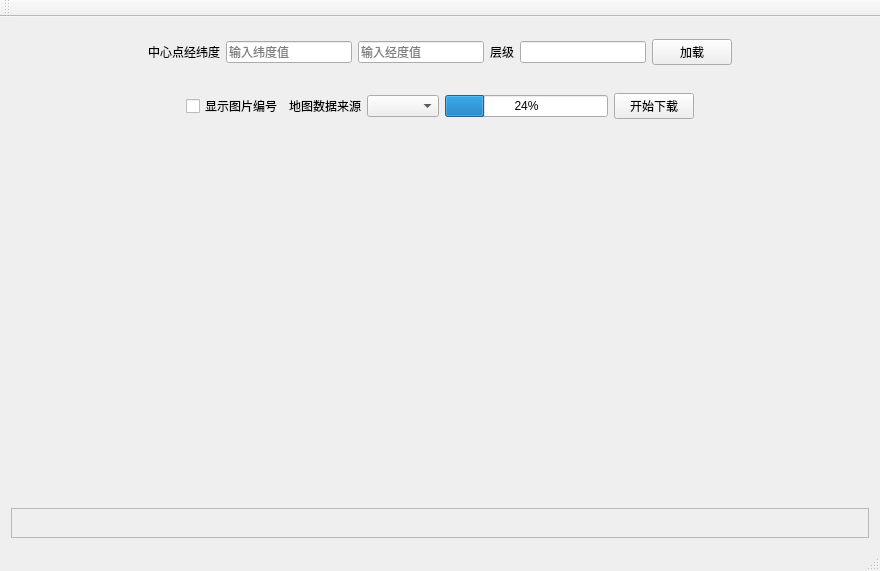
<?xml version="1.0" encoding="UTF-8"?>
<ui version="4.0">
 <class>MainWindow</class>
 <widget class="QMainWindow" name="MainWindow">
  <property name="geometry">
   <rect>
    <x>0</x>
    <y>0</y>
    <width>880</width>
    <height>571</height>
   </rect>
  </property>
  <property name="windowTitle">
   <string>MainWindow</string>
  </property>
  <widget class="QWidget" name="centralWidget">
   <layout class="QVBoxLayout" name="verticalLayout" stretch="0,0,0,0">
    <item>
     <widget class="QFrame" name="load_frame">
      <property name="sizePolicy">
       <sizepolicy hsizetype="Preferred" vsizetype="Fixed">
        <horstretch>0</horstretch>
        <verstretch>0</verstretch>
       </sizepolicy>
      </property>
      <layout class="QHBoxLayout" name="horizontalLayout">
       <item>
        <spacer name="horizontalSpacer">
         <property name="orientation">
          <enum>Qt::Horizontal</enum>
         </property>
         <property name="sizeHint" stdset="0">
          <size>
           <width>40</width>
           <height>20</height>
          </size>
         </property>
        </spacer>
       </item>
       <item>
        <widget class="QLabel" name="label">
         <property name="text">
          <string>中心点经纬度</string>
         </property>
        </widget>
       </item>
       <item>
        <widget class="QLineEdit" name="lat">
         <property name="placeholderText">
          <string>输入纬度值</string>
         </property>
        </widget>
       </item>
       <item>
        <widget class="QLineEdit" name="lon">
         <property name="placeholderText">
          <string>输入经度值</string>
         </property>
        </widget>
       </item>
       <item>
        <widget class="QLabel" name="label_3">
         <property name="text">
          <string>层级</string>
         </property>
        </widget>
       </item>
       <item>
        <widget class="QLineEdit" name="zoom"/>
       </item>
       <item>
        <widget class="QPushButton" name="load">
         <property name="text">
          <string>加载</string>
         </property>
        </widget>
       </item>
       <item>
        <spacer name="horizontalSpacer_2">
         <property name="orientation">
          <enum>Qt::Horizontal</enum>
         </property>
         <property name="sizeHint" stdset="0">
          <size>
           <width>40</width>
           <height>20</height>
          </size>
         </property>
        </spacer>
       </item>
      </layout>
     </widget>
    </item>
    <item>
     <widget class="QFrame" name="ctrl_frame">
      <property name="sizePolicy">
       <sizepolicy hsizetype="Preferred" vsizetype="Fixed">
        <horstretch>0</horstretch>
        <verstretch>0</verstretch>
       </sizepolicy>
      </property>
      <layout class="QHBoxLayout" name="horizontalLayout_2">
       <item>
        <spacer name="horizontalSpacer_3">
         <property name="orientation">
          <enum>Qt::Horizontal</enum>
         </property>
         <property name="sizeHint" stdset="0">
          <size>
           <width>40</width>
           <height>20</height>
          </size>
         </property>
        </spacer>
       </item>
       <item>
        <widget class="QCheckBox" name="image_num">
         <property name="text">
          <string>显示图片编号</string>
         </property>
        </widget>
       </item>
       <item>
        <widget class="QLabel" name="label_4">
         <property name="text">
          <string>地图数据来源</string>
         </property>
        </widget>
       </item>
       <item>
        <widget class="QComboBox" name="source"/>
       </item>
       <item>
        <widget class="QProgressBar" name="progressBar">
         <property name="value">
          <number>24</number>
         </property>
        </widget>
       </item>
       <item>
        <widget class="QPushButton" name="download">
         <property name="text">
          <string>开始下载</string>
         </property>
        </widget>
       </item>
       <item>
        <spacer name="horizontalSpacer_4">
         <property name="orientation">
          <enum>Qt::Horizontal</enum>
         </property>
         <property name="sizeHint" stdset="0">
          <size>
           <width>40</width>
           <height>20</height>
          </size>
         </property>
        </spacer>
       </item>
      </layout>
     </widget>
    </item>
    <item>
     <widget class="QFrame" name="ecdis_frame"/>
    </item>
    <item>
     <widget class="QFrame" name="pos_frame">
      <property name="sizePolicy">
       <sizepolicy hsizetype="Preferred" vsizetype="Fixed">
        <horstretch>0</horstretch>
        <verstretch>0</verstretch>
       </sizepolicy>
      </property>
      <property name="minimumSize">
       <size>
        <width>0</width>
        <height>30</height>
       </size>
      </property>
      <property name="maximumSize">
       <size>
        <width>16777215</width>
        <height>30</height>
       </size>
      </property>
      <property name="frameShape">
       <enum>QFrame::StyledPanel</enum>
      </property>
      <property name="frameShadow">
       <enum>QFrame::Raised</enum>
      </property>
      <layout class="QHBoxLayout" name="horizontalLayout_3">
       <property name="spacing">
        <number>0</number>
       </property>
       <property name="leftMargin">
        <number>0</number>
       </property>
       <property name="topMargin">
        <number>0</number>
       </property>
       <property name="rightMargin">
        <number>0</number>
       </property>
       <property name="bottomMargin">
        <number>0</number>
       </property>
       <item>
        <widget class="QLabel" name="pos_label">
         <property name="text">
          <string/>
         </property>
         <property name="alignment">
          <set>Qt::AlignCenter</set>
         </property>
        </widget>
       </item>
      </layout>
     </widget>
    </item>
   </layout>
  </widget>
  <widget class="QMenuBar" name="menuBar">
   <property name="geometry">
    <rect>
     <x>0</x>
     <y>0</y>
     <width>880</width>
     <height>23</height>
    </rect>
   </property>
  </widget>
  <widget class="QToolBar" name="mainToolBar">
   <attribute name="toolBarArea">
    <enum>TopToolBarArea</enum>
   </attribute>
   <attribute name="toolBarBreak">
    <bool>false</bool>
   </attribute>
  </widget>
  <widget class="QStatusBar" name="statusBar"/>
 </widget>
 <layoutdefault spacing="6" margin="11"/>
 <resources/>
 <connections/>
</ui>
